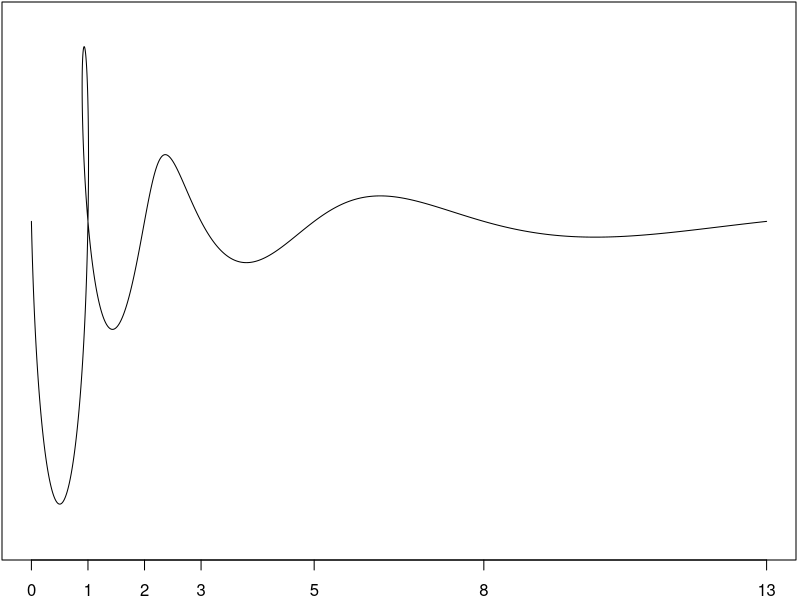

The R script that drew this image:
#!/usr/bin/env Rscript

outFile <- c("../banners/Binet-Fibonacci_curve.png")

xt <- function(t){
		phi <- 1.6180339888
		1/(phi + phi^(-1)) * (exp(t*log(phi)) - cos(pi*t)*exp(-t*log(phi)))
}


yt <- function(t){
		phi <- 1.6180339888
		1/(phi + phi^(-1)) * (-sin(pi*t) * exp(-t*log(phi)))
}


t <- seq(0,7, length = 1e3)

FT <- cbind(Re = xt(t), Im = yt(t))

png(outFile, h = 300, w = 900, res = 300, pointsize = 10)
par(oma = c(0.1,0,0,0), mar = c(1.8,0,0,0.1) + 0.1)
plot(FT, type = 'l', ylim = c(-0.4,.25), xaxt='n', yaxt = 'n', ylab = "", xlab = "")
axis(side = 1, at = c(0,1,2,3,5,8,13))
dev.off()




